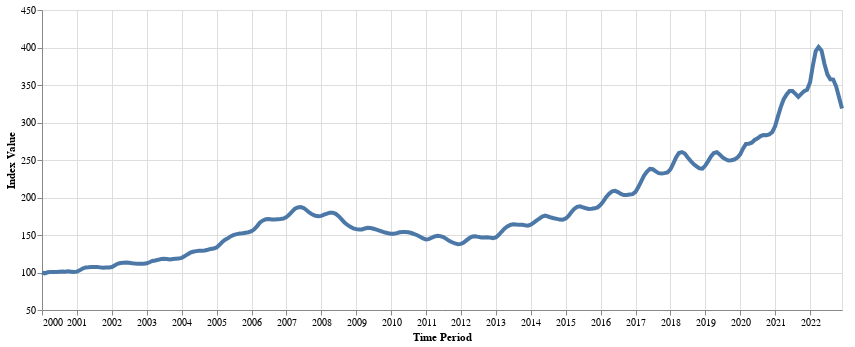

The notebook cell saved with this chart:
### Code cell
chart3 = plot_index(nn_index_residual)
chart3.display()

### Figure 1 — Vega-Lite specification as saved in the notebook (floating-point values rounded to 4 significant figures; data arrays with more than 128 entries replaced by an {"elided": "..."} marker saying what was removed)
{"$schema": "https://vega.github.io/schema/vega-lite/v5.16.3.json", "config": {"view": {"continuousHeight": 300, "continuousWidth": 300}}, "data": {"name": "data-fbd981185b14abc6aa01c4a3386dc398"}, "datasets": {"data-fbd981185b14abc6aa01c4a3386dc398": {"elided": "276 records"}}, "encoding": {"x": {"axis": {"format": "%Y", "labelAngle": 0, "title": "Time Period", "values": ["2000-01-31T00:00:00", "2001-01-31T00:00:00", "2002-01-31T00:00:00", "2003-01-31T00:00:00", "2004-01-31T00:00:00", "2005-01-31T00:00:00", "2006-01-31T00:00:00", "2007-01-31T00:00:00", "2008-01-31T00:00:00", "2009-01-31T00:00:00", "2010-01-31T00:00:00", "2011-01-31T00:00:00", "2012-01-31T00:00:00", "2013-01-31T00:00:00", "2014-01-31T00:00:00", "2015-01-31T00:00:00", "2016-01-31T00:00:00", "2017-01-31T00:00:00", "2018-01-31T00:00:00", "2019-01-31T00:00:00", "2020-01-31T00:00:00", "2021-01-31T00:00:00", "2022-01-31T00:00:00"]}, "field": "x", "type": "temporal"}, "y": {"field": "y", "scale": {"zero": false}, "title": "Index Value", "type": "quantitative"}}, "height": 300, "mark": {"size": 4, "type": "line"}, "width": 800}
